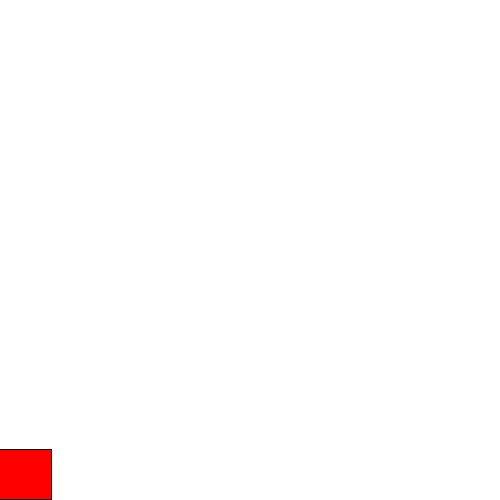
Frame 1 (no input)
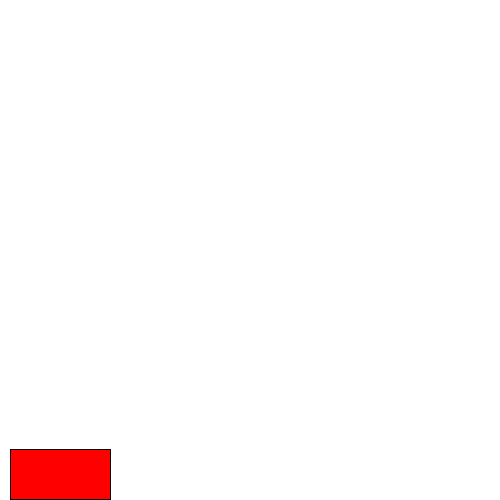
Frame 60 (the mouse pressed at the canvas centre just before this capture)
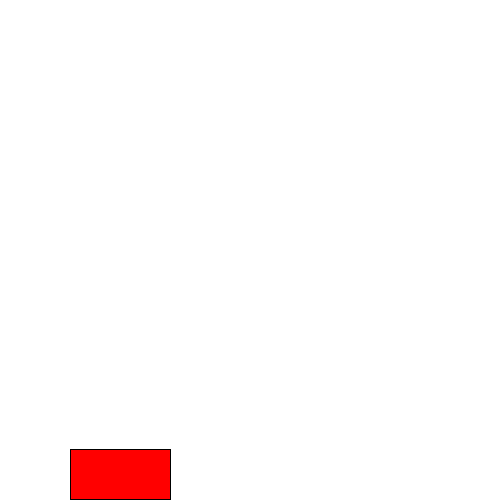
Frame 120 (the mouse held since frame 60 and released just before this capture)

The Processing sketch that drew these frames (run headless with seeded random() and noise(); from frame 60 on, the mouse is pressed at the canvas centre):

// Processing sketch: Prototipo_juego
// ── Prototipo_juego.pde
int ancho = 500;
int alto = 500;

Coco coco;
Coche coche;

void settings() {
  size(ancho,alto);
}

void setup() {
  coco = new Coco(-100, -100);
  coche = new Coche(0, height-1, 1);
}

void draw() {
  background(255);
  coco.mostrar();
  coche.mostrar();
}

void mousePressed() {
  coco = new Coco(mouseX, mouseY);
}

// ── Coche.pde
public class Coche {
  
  private float xPos;
  private float yPos;
  private float xVel;
  private float anchura;
  private float altura;
  private color c;
  
  public Coche(float xPos, float yPos, float xVel) {
    this.xPos = xPos;
    this.yPos = yPos;
    this.xVel = xVel;
    anchura = 100;
    altura = 50;
    c = color(255, 0, 0);
  }
  
  public void mostrar() {
    conducir();
    pintarCoche();
  }
  
  private void pintarCoche() {
    stroke(0);
    fill(c);
    rectMode(CENTER);
    rect(xPos, yPos-altura/2, anchura, altura);
  }
  
  private void conducir() {
    xPos = (xPos+xVel)%width;
  }
  
  /*
  private void conducir() {
    xPos += xVel;
    if(xPos > width) {
      xPos = 0;
    }
  }
  */
  
}

// ── Coco.pde
public class Coco {
  
  private float xPos, yPos;
  private float diametro;
  private color colorCoco;
  private float gravedad;
  private float yVel;
  
  public Coco(float xPos, float yPos) {
    this.xPos = xPos;
    this.yPos = yPos;
    diametro = 20;
    colorCoco = color(66, 50, 3);
    gravedad = 1;
    yVel = 0;
  }
  
  public void mostrar() {
    aplicarGravedad();
    pintarCoco();
  }
  
  private void aplicarGravedad() {
    yVel += gravedad;
    yPos += yVel;
    if((yPos-diametro/2)>height) {
      gravedad = 0;
      yVel = 0;
    }
  }
  
  private void pintarCoco() {
    fill(colorCoco);
    ellipse(xPos, yPos, diametro, diametro);
  }
  
}
